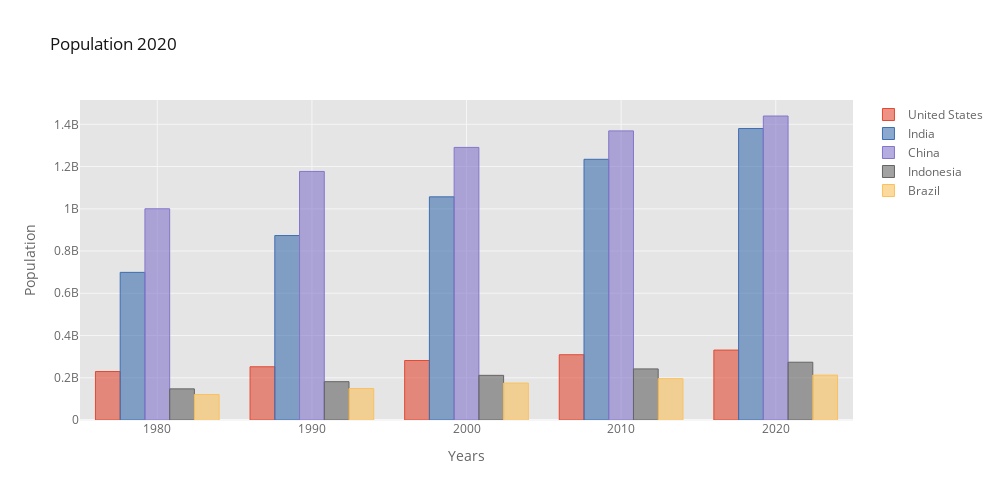

Write notebook code for a chart like this one.
### Code cell
df_pt_sample = df_pt[df_pt.index.isin([1980,1990,2000, 2010,2020])]
df_pt_sample.iplot(kind="bar",
                 xTitle="Years", yTitle="Population",
                 title="Population 2020",
                  dimensions=[1000,500])

### Figure 1 — Plotly figure (JSON) as saved in the notebook; plotly's stock layout.template omitted (floating-point values rounded to 4 significant figures)
{"data": [{"marker": {"color": "rgba(226, 74, 51, 0.6)", "line": {"color": "rgba(226, 74, 51, 1.0)", "width": 1}}, "name": "United States", "orientation": "v", "text": "", "type": "bar", "x": [1980, 1990, 2000, 2010, 2020], "y": [229476354, 252120309, 281710909, 309011475, 331002651]}, {"marker": {"color": "rgba(62, 111, 176, 0.6)", "line": {"color": "rgba(62, 111, 176, 1.0)", "width": 1}}, "name": "India", "orientation": "v", "text": "", "type": "bar", "x": [1980, 1990, 2000, 2010, 2020], "y": [698952844, 873277798, 1056575549, 1234281170, 1380004385]}, {"marker": {"color": "rgba(132, 118, 202, 0.6)", "line": {"color": "rgba(132, 118, 202, 1.0)", "width": 1}}, "name": "China", "orientation": "v", "text": "", "type": "bar", "x": [1980, 1990, 2000, 2010, 2020], "y": [1000089235, 1176883674, 1290550765, 1368810615, 1439323776]}, {"marker": {"color": "rgba(101, 101, 101, 0.6)", "line": {"color": "rgba(101, 101, 101, 1.0)", "width": 1}}, "name": "Indonesia", "orientation": "v", "text": "", "type": "bar", "x": [1980, 1990, 2000, 2010, 2020], "y": [147447836, 181413402, 211513823, 241834215, 273523615]}, {"marker": {"color": "rgba(251, 193, 94, 0.6)", "line": {"color": "rgba(251, 193, 94, 1.0)", "width": 1}}, "name": "Brazil", "orientation": "v", "text": "", "type": "bar", "x": [1980, 1990, 2000, 2010, 2020], "y": [120694009, 149003223, 174790340, 195713635, 212559417]}], "layout": {"height": 500, "legend": {"bgcolor": "#FFFFFF", "font": {"color": "#666666"}}, "paper_bgcolor": "#FFFFFF", "plot_bgcolor": "#E5E5E5", "title": {"font": {"color": "#151516"}, "text": "Population 2020"}, "width": 1000, "xaxis": {"autorange": true, "gridcolor": "#F6F6F6", "range": [1975, 2025], "showgrid": true, "tickfont": {"color": "#666666"}, "title": {"font": {"color": "#666666"}, "text": "Years"}, "type": "linear", "zerolinecolor": "#F6F6F6"}, "yaxis": {"autorange": true, "gridcolor": "#F6F6F6", "range": [0, 1515000000.0], "showgrid": true, "tickfont": {"color": "#666666"}, "title": {"font": {"color": "#666666"}, "text": "Population"}, "type": "linear", "zerolinecolor": "#F6F6F6"}}}
